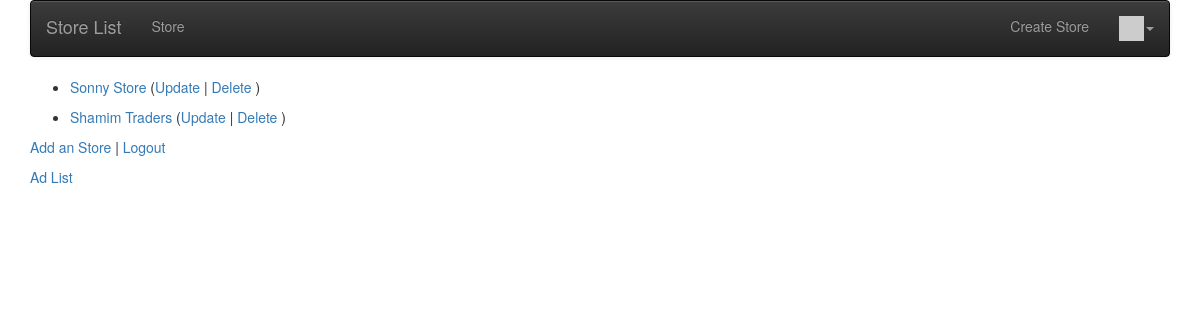
/store/ (signed in), run on the app's committed database.
### store/models.py (models this page shows, shortened)
class Store(models.Model):
    name = models.CharField(
        max_length=200,
        validators=[MinLengthValidator(2, "Product name must be greater than 2 characters")]
    )
    type = models.CharField(max_length=200)
    owner = models.ForeignKey(settings.AUTH_USER_MODEL, on_delete=models.CASCADE)
    created_at = models.DateTimeField(auto_now_add=True)
    updated_at = models.DateTimeField(auto_now=True)

### store/views.py (the view)
# urls.py: path('', views.StoreListView.as_view(), name='all'),
class StoreListView(OwnerListView):
    model = Store
    template_name = 'store/store_list.html'
    context_object_name = 'stores'

### home/context_processors.py (called while the page is built)
def settings(request):
    return {
        'settings': django_settings,
    }

### home/templatetags/app_tags.py (called while the page is built)
@register.filter(name='gravatar')
def gravatar(user, size=35):
    email = str(user.email.strip().lower()).encode('utf-8')
    email_hash = md5(email).hexdigest()
    url = "//www.gravatar.com/avatar/{0}?s={1}&d=identicon&r=PG"
    return url.format(email_hash, size)

### store/templates/store/store_list.html
{% extends 'store_base_menu.html' %}
{% block content %}
    {% if stores %}
        {% for store in stores %}
            <ul>
            <li>
                <a href="{% url 'store:store_detail' store.id %}">{{ store.name }}</a>
                {% if store.owner == user %}
                    (<a href="{% url 'store:store_update' store.id %}">Update</a> | <a href="{% url 'store:store_delete' store.id %}">Delete</a> )
                {% endif %}
            </li>
            </ul>
        {% endfor %}
    {% else %}
        <p>No Store Available</p>
    {% endif %}
    <p>
        <a href="{% url 'store:store_create' %}">Add an Store</a> |
        {% if user.is_authenticated %}
            <a href="{% url 'logout' %}?next={% url 'store:all' %}">Logout</a>
        {% else %}
            <a href="{% url 'login' %}?next={% url 'store:all' %}">Login</a>
        {% endif %}
    </p>
    <p>
    <a href="{% url 'ads:all' %}">Ad List</a>
    </p>
{% endblock %}

### data on the page
Store: name "Sonny Store", shows "Update"
Store: name "Shamim Traders", shows "Update"
